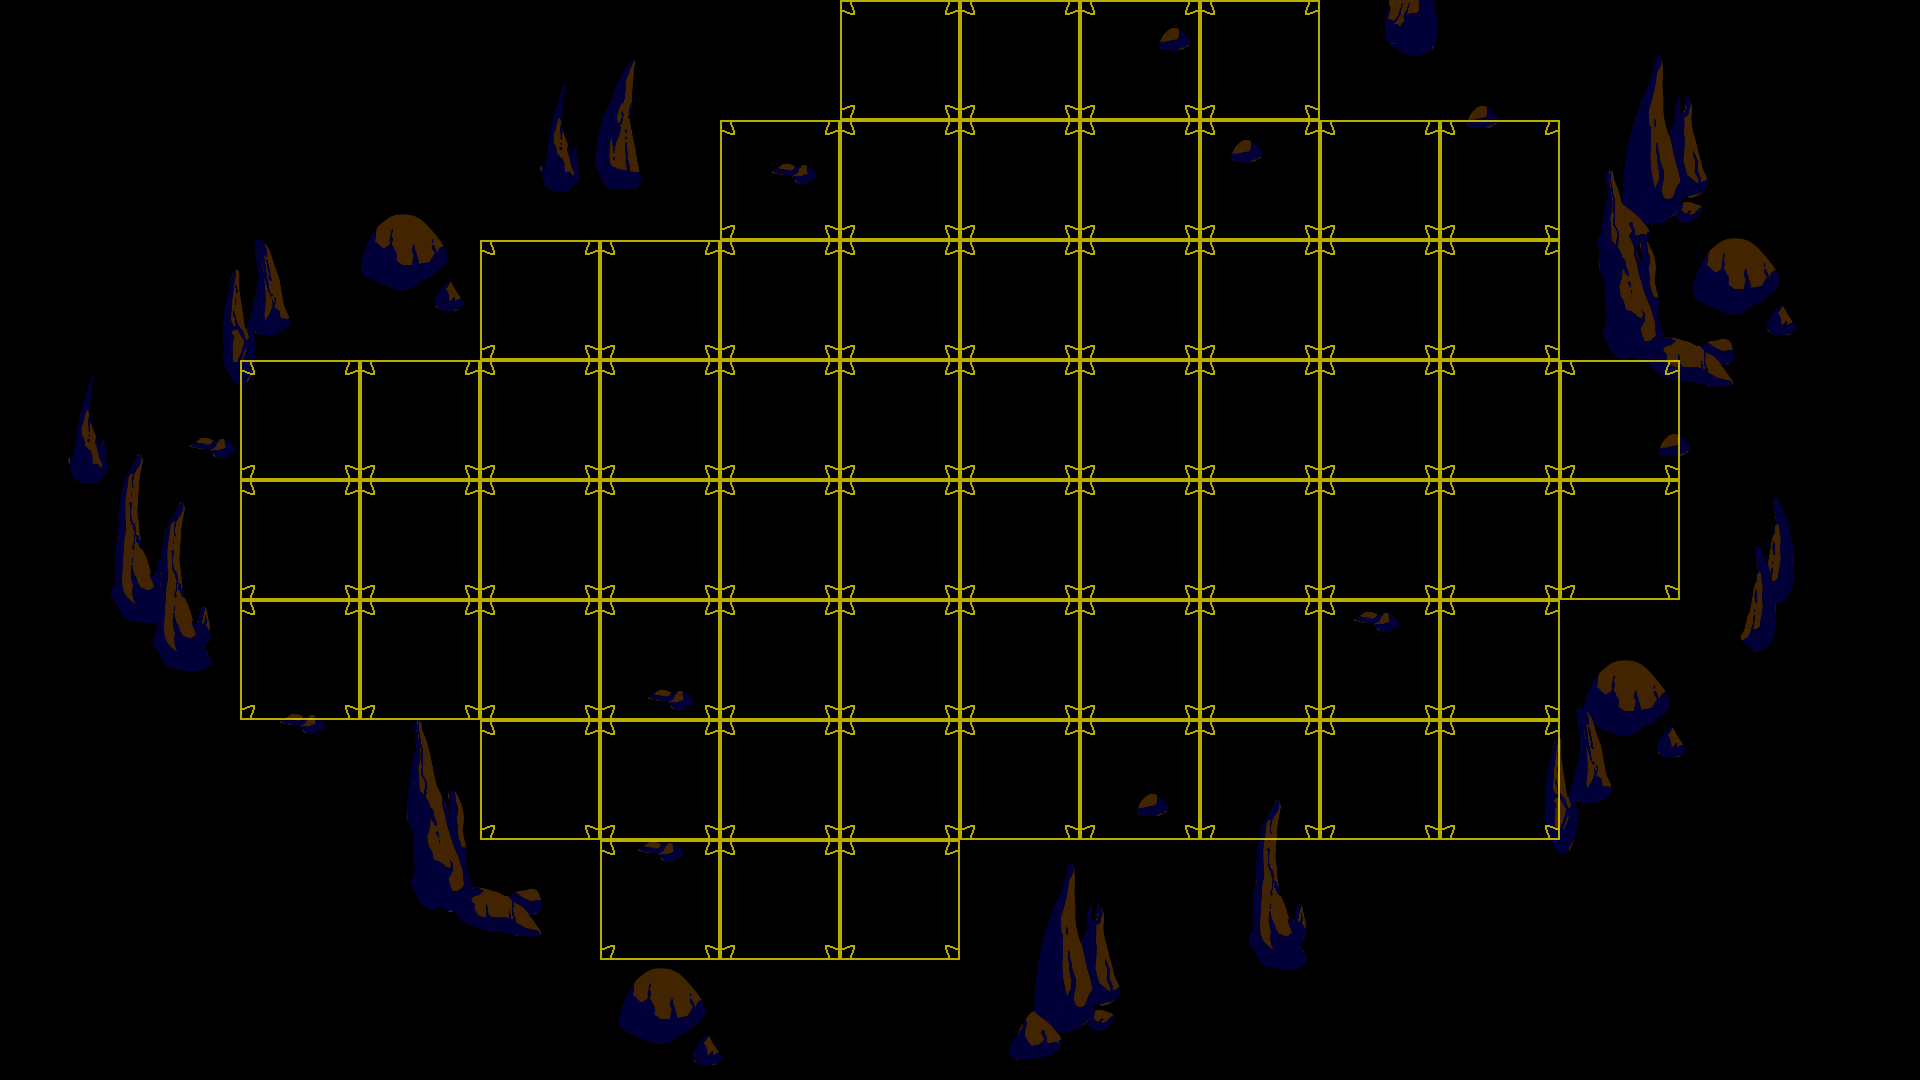

Tiled map render using the project's own tile images. Description and the whole map definition, tile-layer contents included, below:
An orthogonal 16x9 tile map with 120x120 px tiles, 1 tile layer (grid), 1 hidden layer not drawn, 2 tilesets, 40 image layers.

<map version="1.9" tiledversion="1.9.2" orientation="orthogonal" renderorder="right-down" width="16" height="9" tilewidth="120" tileheight="120" infinite="0" nextlayerid="104" nextobjectid="677">
 <properties>
  <property name="mapType" type="int" value="1" />
 </properties>
 <tileset firstgid="1" name="testTileset" tilewidth="120" tileheight="120" tilecount="1" columns="1">
  <image source="../World_01/testTileset.png" width="120" height="120" />
 </tileset>
 <tileset firstgid="2" name="metaTiles" tilewidth="120" tileheight="120" tilecount="3" columns="3">
  <image source="../World_01/metaTiles.png" width="360" height="120" />
 </tileset>
 <imagelayer id="2" name="BG" offsetx="-184" offsety="-1280">
  <image source="Assets/Maps/World_03/Assets/Mundo_lobo_bg.png" />
  <properties>
   <property name="Draw" type="bool" value="true" />
  </properties>
 </imagelayer>
 <imagelayer id="59" name="rock_01" offsetx="1008" offsety="1461.33">
  <image source="Assets/Maps/World_03/Assets/Rock_01.png" />
  <properties>
   <property name="Draw" type="bool" value="true" />
  </properties>
 </imagelayer>
 <imagelayer id="77" name="Copy of rock_01" offsetx="1758" offsety="497.33">
  <image source="Assets/Maps/World_03/Assets/Rock_01.png" />
  <properties>
   <property name="Draw" type="bool" value="true" />
  </properties>
 </imagelayer>
 <imagelayer id="73" name="Copy of rock_01" offsetx="1740" offsety="545.33">
  <image source="Assets/Maps/World_03/Assets/Rock_01.png" />
  <properties>
   <property name="Draw" type="bool" value="true" />
  </properties>
 </imagelayer>
 <imagelayer id="60" name="rock_02" offsetx="800" offsety="1247.33">
  <image source="Assets/Maps/World_03/Assets/Rock_02.png" />
  <properties>
   <property name="Draw" type="bool" value="true" />
  </properties>
 </imagelayer>
 <imagelayer id="83" name="Copy of rock_02" offsetx="594" offsety="59.33">
  <image source="Assets/Maps/World_03/Assets/Rock_02.png" />
  <properties>
   <property name="Draw" type="bool" value="true" />
  </properties>
 </imagelayer>
 <imagelayer id="61" name="rock_03" offsetx="618" offsety="967.33">
  <image source="Assets/Maps/World_03/Assets/Rock_03.png" />
  <properties>
   <property name="Draw" type="bool" value="true" />
  </properties>
 </imagelayer>
 <imagelayer id="82" name="Copy of rock_03" offsetx="360" offsety="213.33">
  <image source="Assets/Maps/World_03/Assets/Rock_03.png" />
  <properties>
   <property name="Draw" type="bool" value="true" />
  </properties>
 </imagelayer>
 <imagelayer id="76" name="Copy of rock_03" offsetx="1692" offsety="237.33">
  <image source="Assets/Maps/World_03/Assets/Rock_03.png" />
  <properties>
   <property name="Draw" type="bool" value="true" />
  </properties>
 </imagelayer>
 <imagelayer id="70" name="Copy of rock_03" offsetx="1582" offsety="659.33">
  <image source="Assets/Maps/World_03/Assets/Rock_03.png" />
  <properties>
   <property name="Draw" type="bool" value="true" />
  </properties>
 </imagelayer>
 <imagelayer id="62" name="rock_04" offsetx="1008" offsety="863.33">
  <image source="Assets/Maps/World_03/Assets/Rock_04.png" />
  <properties>
   <property name="Draw" type="bool" value="true" />
  </properties>
 </imagelayer>
 <imagelayer id="74" name="Copy of rock_04" offsetx="1596" offsety="55.33">
  <image source="Assets/Maps/World_03/Assets/Rock_04.png" />
  <properties>
   <property name="Draw" type="bool" value="true" />
  </properties>
 </imagelayer>
 <imagelayer id="63" name="rock_05" offsetx="406" offsety="719.33">
  <image source="Assets/Maps/World_03/Assets/Rock_05.png" />
  <properties>
   <property name="Draw" type="bool" value="true" />
  </properties>
 </imagelayer>
 <imagelayer id="87" name="Copy of rock_05" offsetx="1212" offsety="-316.667">
  <image source="Assets/Maps/World_03/Assets/Rock_05.png" />
  <properties>
   <property name="Draw" type="bool" value="true" />
  </properties>
 </imagelayer>
 <imagelayer id="75" name="Copy of rock_05" offsetx="1598" offsety="169.33">
  <image source="Assets/Maps/World_03/Assets/Rock_05.png" />
  <properties>
   <property name="Draw" type="bool" value="true" />
  </properties>
 </imagelayer>
 <imagelayer id="64" name="rock_06" offsetx="1248" offsety="799.33">
  <image source="Assets/Maps/World_03/Assets/Rock_06.png" />
  <properties>
   <property name="Draw" type="bool" value="true" />
  </properties>
 </imagelayer>
 <imagelayer id="86" name="Copy of rock_06" offsetx="1348" offsety="-200.67">
  <image source="Assets/Maps/World_03/Assets/Rock_06.png" />
  <properties>
   <property name="Draw" type="bool" value="true" />
  </properties>
 </imagelayer>
 <imagelayer id="79" name="Copy of rock_06" offsetx="110" offsety="453.33">
  <image source="Assets/Maps/World_03/Assets/Rock_06.png" />
  <properties>
   <property name="Draw" type="bool" value="true" />
  </properties>
 </imagelayer>
 <imagelayer id="78" name="Copy of rock_06" offsetx="152" offsety="501.33">
  <image source="Assets/Maps/World_03/Assets/Rock_06.png" />
  <properties>
   <property name="Draw" type="bool" value="true" />
  </properties>
 </imagelayer>
 <imagelayer id="65" name="rock_07" offsetx="760" offsety="1403.33">
  <image source="Assets/Maps/World_03/Assets/Rock_07.png" />
  <properties>
   <property name="Draw" type="bool" value="true" />
  </properties>
 </imagelayer>
 <imagelayer id="85" name="Copy of rock_07" offsetx="1384" offsety="-82.67">
  <image source="Assets/Maps/World_03/Assets/Rock_07.png" />
  <properties>
   <property name="Draw" type="bool" value="true" />
  </properties>
 </imagelayer>
 <imagelayer id="66" name="rock_08" offsetx="1544" offsety="707.33">
  <image source="Assets/Maps/World_03/Assets/Rock_08.png" />
  <properties>
   <property name="Draw" type="bool" value="true" />
  </properties>
 </imagelayer>
 <imagelayer id="80" name="Copy of rock_08" offsetx="222" offsety="239.33">
  <image source="Assets/Maps/World_03/Assets/Rock_08.png" />
  <properties>
   <property name="Draw" type="bool" value="true" />
  </properties>
 </imagelayer>
 <imagelayer id="67" name="rock_09" offsetx="540" offsety="83.33">
  <image source="Assets/Maps/World_03/Assets/Rock_09.png" />
  <properties>
   <property name="Draw" type="bool" value="true" />
  </properties>
 </imagelayer>
 <imagelayer id="84" name="Copy of rock_09" offsetx="886" offsety="-148.67">
  <image source="Assets/Maps/World_03/Assets/Rock_09.png" />
  <properties>
   <property name="Draw" type="bool" value="true" />
  </properties>
 </imagelayer>
 <imagelayer id="81" name="Copy of rock_09" offsetx="68" offsety="375.33">
  <image source="Assets/Maps/World_03/Assets/Rock_09.png" />
  <properties>
   <property name="Draw" type="bool" value="true" />
  </properties>
 </imagelayer>
 <imagelayer id="68" name="pebble_01" offsetx="624" offsety="829.33">
  <image source="Assets/Maps/World_03/Assets/Pebble_01.png" />
  <properties>
   <property name="Draw" type="bool" value="true" />
  </properties>
 </imagelayer>
 <imagelayer id="100" name="Copy of pebble_01" offsetx="176" offsety="425.33">
  <image source="Assets/Maps/World_03/Assets/Pebble_01.png" />
  <properties>
   <property name="Draw" type="bool" value="true" />
  </properties>
 </imagelayer>
 <imagelayer id="99" name="Copy of pebble_01" offsetx="1340" offsety="599.33">
  <image source="Assets/Maps/World_03/Assets/Pebble_01.png" />
  <properties>
   <property name="Draw" type="bool" value="true" />
  </properties>
 </imagelayer>
 <imagelayer id="98" name="Copy of pebble_01" offsetx="986" offsety="1767.33">
  <image source="Assets/Maps/World_03/Assets/Pebble_01.png" />
  <properties>
   <property name="Draw" type="bool" value="true" />
  </properties>
 </imagelayer>
 <imagelayer id="97" name="Copy of pebble_01" offsetx="748" offsety="1641.33">
  <image source="Assets/Maps/World_03/Assets/Pebble_01.png" />
  <properties>
   <property name="Draw" type="bool" value="true" />
  </properties>
 </imagelayer>
 <imagelayer id="91" name="Copy of pebble_01" offsetx="758" offsety="151.33">
  <image source="Assets/Maps/World_03/Assets/Pebble_01.png" />
  <properties>
   <property name="Draw" type="bool" value="true" />
  </properties>
 </imagelayer>
 <imagelayer id="90" name="Copy of pebble_01" offsetx="634" offsety="677.33">
  <image source="Assets/Maps/World_03/Assets/Pebble_01.png" />
  <properties>
   <property name="Draw" type="bool" value="true" />
  </properties>
 </imagelayer>
 <imagelayer id="88" name="Copy of pebble_01" offsetx="266" offsety="701.33">
  <image source="Assets/Maps/World_03/Assets/Pebble_01.png" />
  <properties>
   <property name="Draw" type="bool" value="true" />
  </properties>
 </imagelayer>
 <imagelayer id="69" name="pebble_02" offsetx="1460" offsety="101.33">
  <image source="Assets/Maps/World_03/Assets/Pebble_02.png" />
  <properties>
   <property name="Draw" type="bool" value="true" />
  </properties>
 </imagelayer>
 <imagelayer id="101" name="Copy of pebble_02" offsetx="954" offsety="-100.67">
  <image source="Assets/Maps/World_03/Assets/Pebble_02.png" />
  <properties>
   <property name="Draw" type="bool" value="true" />
  </properties>
 </imagelayer>
 <imagelayer id="96" name="Copy of pebble_02" offsetx="1004" offsety="1365.33">
  <image source="Assets/Maps/World_03/Assets/Pebble_02.png" />
  <properties>
   <property name="Draw" type="bool" value="true" />
  </properties>
 </imagelayer>
 <imagelayer id="95" name="Copy of pebble_02" offsetx="1130" offsety="789.33">
  <image source="Assets/Maps/World_03/Assets/Pebble_02.png" />
  <properties>
   <property name="Draw" type="bool" value="true" />
  </properties>
 </imagelayer>
 <imagelayer id="94" name="Copy of pebble_02" offsetx="1652" offsety="429.33">
  <image source="Assets/Maps/World_03/Assets/Pebble_02.png" />
  <properties>
   <property name="Draw" type="bool" value="true" />
  </properties>
 </imagelayer>
 <imagelayer id="93" name="Copy of pebble_02" offsetx="1152" offsety="23.33">
  <image source="Assets/Maps/World_03/Assets/Pebble_02.png" />
  <properties>
   <property name="Draw" type="bool" value="true" />
  </properties>
 </imagelayer>
 <imagelayer id="92" name="Copy of pebble_02" offsetx="1224" offsety="135.33">
  <image source="Assets/Maps/World_03/Assets/Pebble_02.png" />
  <properties>
   <property name="Draw" type="bool" value="true" />
  </properties>
 </imagelayer>
 <layer id="103" name="grid" width="16" height="9">
  <properties>
   <property name="Draw" type="bool" value="true" />
  </properties>
  <data>
   <tile />
   <tile />
   <tile />
   <tile />
   <tile />
   <tile />
   <tile />
   <tile gid="1" />
   <tile gid="1" />
   <tile gid="1" />
   <tile gid="1" />
   <tile />
   <tile />
   <tile />
   <tile />
   <tile />
   <tile />
   <tile />
   <tile />
   <tile />
   <tile />
   <tile />
   <tile gid="1" />
   <tile gid="1" />
   <tile gid="1" />
   <tile gid="1" />
   <tile gid="1" />
   <tile gid="1" />
   <tile gid="1" />
   <tile />
   <tile />
   <tile />
   <tile />
   <tile />
   <tile />
   <tile />
   <tile gid="1" />
   <tile gid="1" />
   <tile gid="1" />
   <tile gid="1" />
   <tile gid="1" />
   <tile gid="1" />
   <tile gid="1" />
   <tile gid="1" />
   <tile gid="1" />
   <tile />
   <tile />
   <tile />
   <tile />
   <tile />
   <tile gid="1" />
   <tile gid="1" />
   <tile gid="1" />
   <tile gid="1" />
   <tile gid="1" />
   <tile gid="1" />
   <tile gid="1" />
   <tile gid="1" />
   <tile gid="1" />
   <tile gid="1" />
   <tile gid="1" />
   <tile gid="1" />
   <tile />
   <tile />
   <tile />
   <tile />
   <tile gid="1" />
   <tile gid="1" />
   <tile gid="1" />
   <tile gid="1" />
   <tile gid="1" />
   <tile gid="1" />
   <tile gid="1" />
   <tile gid="1" />
   <tile gid="1" />
   <tile gid="1" />
   <tile gid="1" />
   <tile gid="1" />
   <tile />
   <tile />
   <tile />
   <tile />
   <tile gid="1" />
   <tile gid="1" />
   <tile gid="1" />
   <tile gid="1" />
   <tile gid="1" />
   <tile gid="1" />
   <tile gid="1" />
   <tile gid="1" />
   <tile gid="1" />
   <tile gid="1" />
   <tile gid="1" />
   <tile />
   <tile />
   <tile />
   <tile />
   <tile />
   <tile />
   <tile />
   <tile gid="1" />
   <tile gid="1" />
   <tile gid="1" />
   <tile gid="1" />
   <tile gid="1" />
   <tile gid="1" />
   <tile gid="1" />
   <tile gid="1" />
   <tile gid="1" />
   <tile />
   <tile />
   <tile />
   <tile />
   <tile />
   <tile />
   <tile />
   <tile />
   <tile gid="1" />
   <tile gid="1" />
   <tile gid="1" />
   <tile />
   <tile />
   <tile />
   <tile />
   <tile />
   <tile />
   <tile />
   <tile />
   <tile />
   <tile />
   <tile />
   <tile />
   <tile />
   <tile />
   <tile />
   <tile />
   <tile />
   <tile />
   <tile />
   <tile />
   <tile />
   <tile />
   <tile />
   <tile />
  </data>
 </layer>
 <layer id="102" name="metadata" width="16" height="9" visible="0">
  <properties>
   <property name="Draw" type="bool" value="false" />
  </properties>
  <data>
   <tile gid="2" />
   <tile gid="2" />
   <tile gid="2" />
   <tile gid="2" />
   <tile gid="2" />
   <tile gid="2" />
   <tile gid="2" />
   <tile gid="3" />
   <tile gid="3" />
   <tile gid="3" />
   <tile gid="3" />
   <tile gid="2" />
   <tile gid="2" />
   <tile gid="2" />
   <tile gid="2" />
   <tile gid="2" />
   <tile gid="2" />
   <tile gid="2" />
   <tile gid="2" />
   <tile gid="2" />
   <tile gid="2" />
   <tile gid="2" />
   <tile gid="3" />
   <tile gid="3" />
   <tile gid="3" />
   <tile gid="3" />
   <tile gid="3" />
   <tile gid="3" />
   <tile gid="3" />
   <tile gid="2" />
   <tile gid="2" />
   <tile gid="2" />
   <tile gid="2" />
   <tile gid="2" />
   <tile gid="2" />
   <tile gid="2" />
   <tile gid="3" />
   <tile gid="3" />
   <tile gid="3" />
   <tile gid="3" />
   <tile gid="3" />
   <tile gid="3" />
   <tile gid="3" />
   <tile gid="3" />
   <tile gid="3" />
   <tile gid="2" />
   <tile gid="2" />
   <tile gid="2" />
   <tile gid="2" />
   <tile gid="2" />
   <tile gid="3" />
   <tile gid="3" />
   <tile gid="3" />
   <tile gid="3" />
   <tile gid="3" />
   <tile gid="3" />
   <tile gid="3" />
   <tile gid="3" />
   <tile gid="3" />
   <tile gid="3" />
   <tile gid="3" />
   <tile gid="3" />
   <tile gid="2" />
   <tile gid="2" />
   <tile gid="2" />
   <tile gid="2" />
   <tile gid="3" />
   <tile gid="3" />
   <tile gid="3" />
   <tile gid="3" />
   <tile gid="3" />
   <tile gid="3" />
   <tile gid="3" />
   <tile gid="3" />
   <tile gid="3" />
   <tile gid="3" />
   <tile gid="3" />
   <tile gid="3" />
   <tile gid="2" />
   <tile gid="2" />
   <tile gid="2" />
   <tile gid="2" />
   <tile gid="3" />
   <tile gid="3" />
   <tile gid="3" />
   <tile gid="3" />
   <tile gid="3" />
   <tile gid="3" />
   <tile gid="3" />
   <tile gid="3" />
   <tile gid="3" />
   <tile gid="3" />
   <tile gid="3" />
   <tile gid="2" />
   <tile gid="2" />
   <tile gid="2" />
   <tile gid="2" />
   <tile gid="2" />
   <tile gid="2" />
   <tile gid="2" />
   <tile gid="3" />
   <tile gid="3" />
   <tile gid="3" />
   <tile gid="3" />
   <tile gid="3" />
   <tile gid="3" />
   <tile gid="3" />
   <tile gid="3" />
   <tile gid="3" />
   <tile gid="2" />
   <tile gid="2" />
   <tile gid="2" />
   <tile gid="2" />
   <tile gid="2" />
   <tile gid="2" />
   <tile gid="2" />
   <tile gid="2" />
   <tile gid="3" />
   <tile gid="3" />
   <tile gid="3" />
   <tile gid="2" />
   <tile gid="2" />
   <tile gid="2" />
   <tile gid="2" />
   <tile gid="2" />
   <tile gid="2" />
   <tile gid="2" />
   <tile gid="2" />
   <tile gid="2" />
   <tile gid="2" />
   <tile gid="2" />
   <tile gid="2" />
   <tile gid="2" />
   <tile gid="2" />
   <tile gid="2" />
   <tile gid="2" />
   <tile gid="2" />
   <tile gid="2" />
   <tile gid="2" />
   <tile gid="2" />
   <tile gid="2" />
   <tile gid="2" />
   <tile gid="2" />
   <tile gid="2" />
  </data>
 </layer>
</map>
